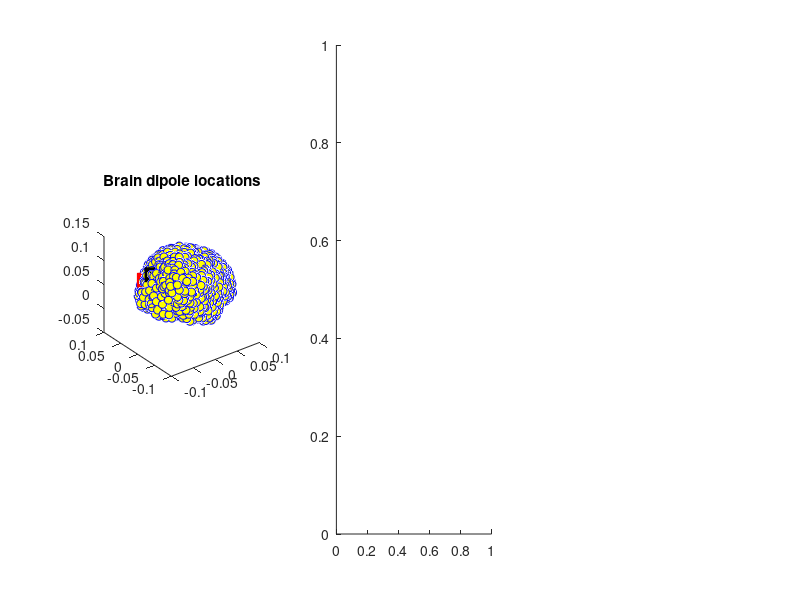

Recreate this plot in MATLAB. (Note: this script raises an error after producing the figure.)
%%
%     COURSE: Solved challenges in neural time series analysis
%    SECTION: Spectral analyses
%      VIDEO: Project 3-1: Topography of spectrally separated activity
% Instructor: sincxpress.com
%
%%

% Goal: Separate two sources based on power spectra. 
%       Plot topographies and compute the fit of the data to the templates via R^2.

clear, clc

%% (copied from NTSA_spectral_separation.m)

load emptyEEG

% select dipole location
diploc1 = 109;
diploc2 = 118;

% plot brain dipoles
figure(1), clf, subplot(131)
plot3(lf.GridLoc(:,1), lf.GridLoc(:,2), lf.GridLoc(:,3), 'bo','markerfacecolor','y')
hold on
plot3(lf.GridLoc(diploc1,1), lf.GridLoc(diploc1,2), lf.GridLoc(diploc1,3), 'ks','markerfacecolor','k','markersize',10)
plot3(lf.GridLoc(diploc2,1), lf.GridLoc(diploc2,2), lf.GridLoc(diploc2,3), 'rs','markerfacecolor','r','markersize',10)
rotate3d on, axis square
title('Brain dipole locations')


% Each dipole can be projected onto the scalp using the forward model. 
% The code below shows this projection from one dipole.
subplot(132)
topoplotIndie(-lf.Gain(:,1,diploc1), EEG.chanlocs,'numcontour',0,'electrodes','numbers','shading','interp');
set(gca,'clim',[-1 1]*40)
title('Signal dipole projection')

subplot(133)
topoplotIndie(-lf.Gain(:,1,diploc2), EEG.chanlocs,'numcontour',0,'electrodes','numbers','shading','interp');
set(gca,'clim',[-1 1]*40)
title('Signal dipole projection')

%% adjust EEG parameters (copied from NTSA_spectral_separation.m)

EEG.pnts   = 1143;
EEG.trials = 150;
EEG.times  = (0:EEG.pnts-1)/EEG.srate - .2;

% initialize EEG data
EEG.data = zeros([ EEG.nbchan EEG.pnts EEG.trials ]);

%% create simulated data (copied from NTSA_spectral_separation.m)

% Gaussian
peaktime = .5; % seconds
fwhm     = .12;

% create Gaussian taper
gaus = exp( -(4*log(2)*(EEG.times-peaktime).^2) / fwhm^2 );

sinefreq1 = 9;
sinefreq2 = 14;

sine1 = sin(2*pi*sinefreq1*EEG.times);
sine2 = sin(2*pi*sinefreq2*EEG.times);

for triali=1:EEG.trials
    
    % initialize all dipole data
    dipdat = .01 * randn(size(lf.Gain,3),EEG.pnts);
    
    dipdat(diploc1,:) = sine1 .* gaus;
    dipdat(diploc2,:) = sine2 .* gaus;
    
    % compute one trial
    EEG.data(:,:,triali) = squeeze(lf.Gain(:,1,:))*dipdat;
end

% try a few channels...
plot_simEEG(EEG,20,2);
plot_simEEG(EEG,30,3);
plot_simEEG(EEG,29,4);

%% 

%%%
% now for the project...
%%%

%% 

pnts  = EEG.pnts;
time  = EEG.times;
srate = EEG.srate;

% FFT over all channels, compute power and then average over trials
powers = (2*abs(fft(EEG.data,[],2)/pnts)).^2;
powers = mean(powers,3);

% vector of frequencies
hz = linspace(0,srate/2,floor(pnts/2)+1);

% frequency cutoffs in Hz and indices
freqwin1 = [ 4 11 ];
tidxW1 = dsearchn(hz',freqwin1');

freqwin2 = [ 11 20 ]; 
tidxW2 = dsearchn(hz',freqwin2');

% power in first and second spectral windows
powLo = mean(powers(:,tidxW1(1):tidxW1(2)),2);
powHi = mean(powers(:,tidxW2(1):tidxW2(2)),2);


% topographical plots of dipole projections and band-specific power.
figure(5), clf
subplot(221)
topoplotIndie(-lf.Gain(:,1,diploc1), EEG.chanlocs,'numcontour',0,'electrodes','numbers','shading','interp');
title('Ground truth - Dipole 1')
axis square

subplot(222)
topoplotIndie(-lf.Gain(:,1,diploc2), EEG.chanlocs,'numcontour',0,'electrodes','numbers','shading','interp');
title('Ground truth - Dipole 1')

subplot(223)
topoplotIndie(powLo, EEG.chanlocs,'numcontour',0,'electrodes','numbers','shading','interp');
title(['Data: ' num2str(round(hz(tidxW1(1)))) ' - ' num2str(round(hz(tidxW1(2)))) ' Hz'])

subplot(224)
topoplotIndie(powHi, EEG.chanlocs,'numcontour',0,'electrodes','numbers','shading','interp');
title(['Data: ' num2str(round(hz(tidxW2(1)))) ' - ' num2str(round(hz(tidxW2(2)))) ' Hz'])


%% quantify fit via R2

% data to each dipole projection; notice that corrcoeff() takes colums as input
loband2dip1 = corrcoef( powLo,lf.Gain(:,1,diploc1) );
loband2dip1 = loband2dip1(2).^2;

hiband2dip1 = corrcoef( powHi,lf.Gain(:,1,diploc1) );
hiband2dip1 = hiband2dip1(2).^2;

loband2dip2 = corrcoef( powLo,lf.Gain(:,1,diploc2) );
loband2dip2 = loband2dip2(2).^2;

hiband2dip2 = corrcoef( powHi,lf.Gain(:,1,diploc2) );
hiband2dip2 = hiband2dip2(2).^2;


% bar plot of fits
figure(6), clf
bar([1 2 4 5],[ loband2dip1 loband2dip2 hiband2dip1 hiband2dip2 ])
set(gca,'XTickLabel',{'low-d1';'low-d2';'hi-d1';'hi-d2'})
ylabel('Fit to ground truth (R^2)')

%% done.
